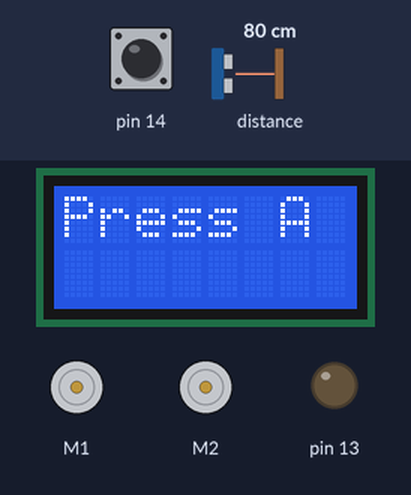
This sketch was run on a simulated Arduino Leonardo, built with avr-gcc and run on an emulated ATmega32U4. On the bench: 8×2 character LCD, 2 × DC motor (green arrow = forward, orange = backward, longer = faster), output pins drawn as LEDs (lit = HIGH). Inputs (shaded band) come from the test bench; at power-on: pin 14 HIGH, distance to the obstacle 80 cm.

Above: at 0.8 s.
0.9 s: pin 14 pulled LOW for 0.15 s
At 1.5 s:
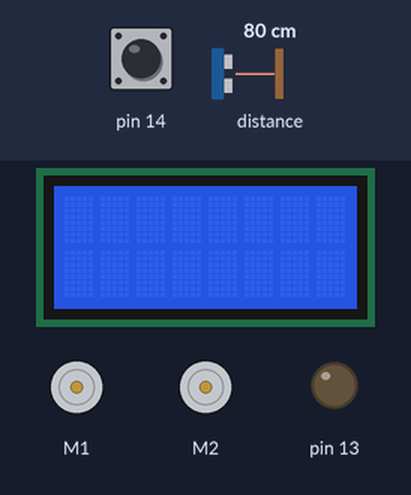
4.0 s: distance to the obstacle set to 60 cm
7.0 s: distance to the obstacle set to 50 cm
At 7.35 s:
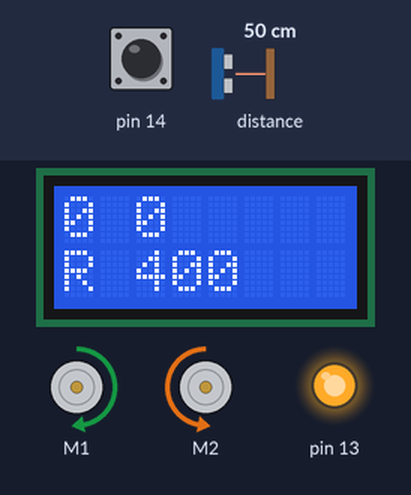
9.0 s: distance to the obstacle set to 120 cm
At 10.1 s:
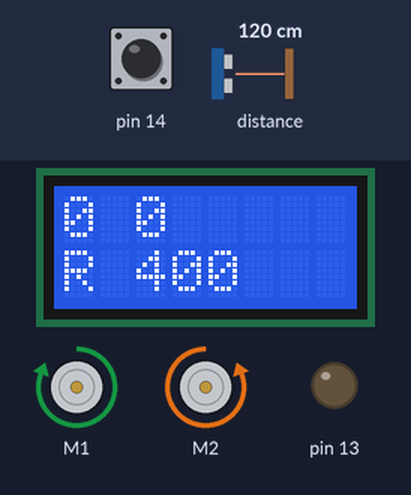
Timing chart, 0 to 11.5 s (numbered marks = the images above; inputs shaded):
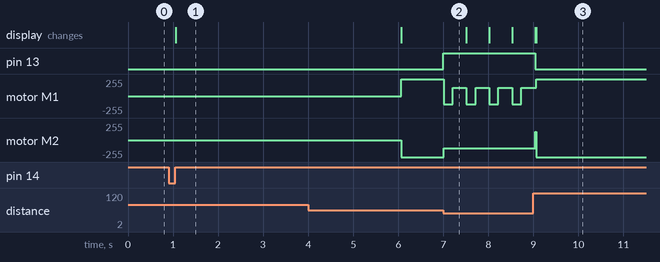

Measured:
- the behaviour switches between 56 and 55 cm on distance to the obstacle (found by bisection; images 1 and 2)
- after the input at 0.9 s, the display: changes after 0.16 s (image 1)
- after the input at 7.0 s, pin 13: LOW → HIGH at once; motor M1: alternates forward 127/255 for 0.31 s and backward 127/255 for 0.20 s, starting at once; motor M2: backward 255/255 → backward 127/255 at once
- after the input at 9.0 s, pin 13: HIGH → LOW at once; motor M2: backward 127/255 → backward 255/255 at once

The sketch:

Zumo_b.ino
```cpp
/* This example uses the front proximity sensor on the Zumo 32U4
Front Sensor Array to locate an opponent robot or any other
reflective object. Using the motors to turn, it scans its
surroundings. If it senses an object, it turns on its yellow LED
and attempts to face towards that object. */

#include <Wire.h>
#include <Zumo32U4.h>

Zumo32U4LCD lcd;
Zumo32U4Motors motors;
Zumo32U4ProximitySensors proxSensors;
Zumo32U4ButtonA buttonA;
Zumo32U4Buzzer buzzer;
Zumo32U4LineSensors lineSensors;

// A sensors reading must be greater than or equal to this
// threshold in order for the program to consider that sensor as
// seeing an object.
const uint8_t sensorThreshold = 1;

// The maximum speed to drive the motors while turning.  400 is
// full speed.
const uint16_t turnSpeedMax = 400;

// The minimum speed to drive the motors while turning.  400 is
// full speed.
const uint16_t turnSpeedMin = 100;

// The amount to decrease the motor speed by during each cycle
// when an object is seen.
const uint16_t deceleration = 10;

// The amount to increase the speed by during each cycle when an
// object is not seen.
const uint16_t acceleration = 10;

#define LEFT 0
#define RIGHT 1

// This might need to be tuned for different lighting conditions,
// surfaces, etc.
#define QTR_THRESHOLD     1000  // microseconds

// These might need to be tuned for different motor types.
#define REVERSE_SPEED     200  // 0 is stopped, 400 is full speed
#define TURN_SPEED        200
#define FORWARD_SPEED     200
#define REVERSE_DURATION  200  // ms
#define TURN_DURATION     300  // ms

#define NUM_SENSORS 3
unsigned int lineSensorValues[NUM_SENSORS];

// Stores the last indication from the sensors about what
// direction to turn to face the object.  When no object is seen,
// this variable helps us make a good guess about which direction
// to turn.
bool senseDir = RIGHT;

// True if the robot is turning left (counter-clockwise).
bool turningLeft = false;

// True if the robot is turning right (clockwise).
bool turningRight = false;

// If the robot is turning, this is the speed it will use.
uint16_t turnSpeed = turnSpeedMax;

// The time, in milliseconds, when an object was last seen.
uint16_t lastTimeObjectSeen = 0;

void setup()
{
  proxSensors.initFrontSensor();
  lineSensors.initThreeSensors();

  // Wait for the user to press A before driving the motors.
  lcd.clear();
  lcd.print(F("Press A"));
  buttonA.waitForButton();
  lcd.clear();
  delay(5000);
}

void turnRight()
{
  motors.setSpeeds(turnSpeed, -turnSpeed);
  turningLeft = false;
  turningRight = true;
}

void turnLeft()
{
  motors.setSpeeds(-turnSpeed, turnSpeed);
  turningLeft = true;
  turningRight = false;
}

void stop()
{
  motors.setSpeeds(0, 0);
  turningLeft = false;
  turningRight = false;
}

void loop()
{
  // Read the front proximity sensor and gets its left value (the
  // amount of reflectance detected while using the left LEDs)
  // and right value.
  proxSensors.read();
  uint8_t leftValue = proxSensors.countsFrontWithLeftLeds();
  uint8_t rightValue = proxSensors.countsFrontWithRightLeds();

  // Determine if an object is visible or not.
  bool objectSeen = leftValue >= sensorThreshold || rightValue >= sensorThreshold;

  if (objectSeen)
  {
    // An object is visible, so we will start decelerating in
    // order to help the robot find the object without
    // overshooting or oscillating.
    turnSpeed -= deceleration;
  }
  else
  {
    // An object is not visible, so we will accelerate in order
    // to help find the object sooner.
    turnSpeed += acceleration;
  }

  // Constrain the turn speed so it is between turnSpeedMin and
  // turnSpeedMax.
  turnSpeed = constrain(turnSpeed, turnSpeedMin, turnSpeedMax);

  if (objectSeen)
  {
    // An object seen.
    ledYellow(1);

    lastTimeObjectSeen = millis();

    bool lastTurnRight = turnRight;

    if (leftValue < rightValue)
    {
      // The right value is greater, so the object is probably
      // closer to the robot's right LEDs, which means the robot
      // is not facing it directly.  Turn to the right to try to
      // make it more even.
      turnRight();
      senseDir = RIGHT;
    }
    else if (leftValue > rightValue)
    {
      // The left value is greater, so turn to the left.
      turnLeft();
      senseDir = LEFT;
    }
    else
    {
      // The values are equal, so stop the motors.
      motors.setSpeeds(0, 400);
      lineSensors.read(lineSensorValues);
      if (lineSensorValues[0] < QTR_THRESHOLD)
      {
        // If leftmost sensor detects line, reverse and turn to the
        // right.
        motors.setSpeeds(-REVERSE_SPEED, -REVERSE_SPEED);
        delay(REVERSE_DURATION);
        motors.setSpeeds(TURN_SPEED, -TURN_SPEED);
        delay(TURN_DURATION);
        motors.setSpeeds(FORWARD_SPEED, FORWARD_SPEED);
      }
      else if (lineSensorValues[NUM_SENSORS - 1] < QTR_THRESHOLD)
      {
        // If rightmost sensor detects line, reverse and turn to the
        // left.
        motors.setSpeeds(-REVERSE_SPEED, -REVERSE_SPEED);
        delay(REVERSE_DURATION);
        motors.setSpeeds(-TURN_SPEED, TURN_SPEED);
        delay(TURN_DURATION);
        motors.setSpeeds(FORWARD_SPEED, FORWARD_SPEED);
      }
      else
      {
        // Otherwise, go straight.
        motors.setSpeeds(FORWARD_SPEED, FORWARD_SPEED);
      }
     }
  }
  else
  {
    // No object is seen, so just keep turning in the direction
    // that we last sensed the object.
    ledYellow(0);

    if (senseDir == RIGHT)
    {
      turnRight();
    }
    else
    {
      turnLeft();
    }
  }

  lcd.gotoXY(0, 0);
  lcd.print(leftValue);
  lcd.print(' ');
  lcd.print(rightValue);
  lcd.gotoXY(0, 1);
  lcd.print(turningRight ? 'R' : (turningLeft ? 'L' : ' '));
  lcd.print(' ');
  lcd.print(turnSpeed);
  lcd.print(' ');
  lcd.print(' ');
}
```
